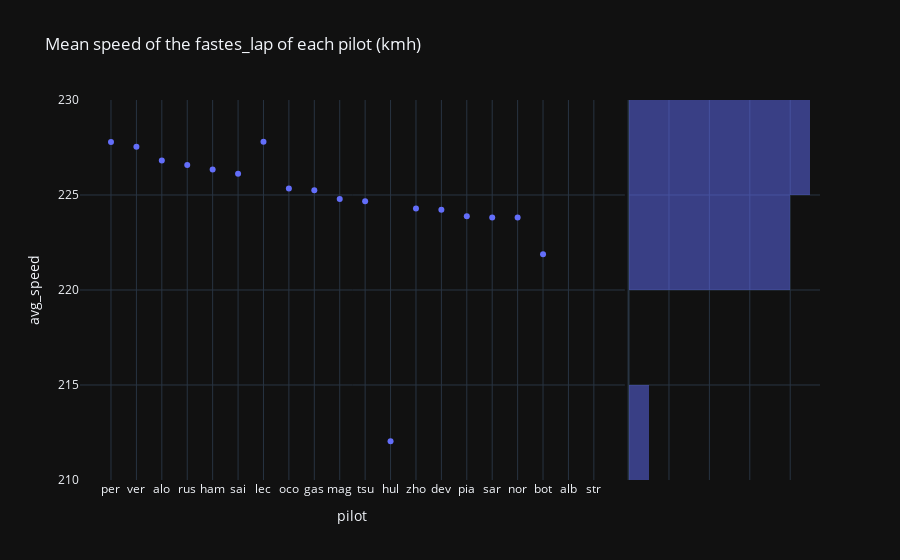

Notebook source saved alongside this figure:
### Code cell
px.scatter(last_gp, x="pilot", y="avg_speed", title="Mean speed of the fastes_lap of each pilot (kmh)", marginal_y="histogram", template="plotly_dark")

### Figure 1 — Plotly figure (JSON) as saved in the notebook; plotly's stock layout.template omitted (floating-point values rounded to 4 significant figures)
{"data": [{"hovertemplate": "pilot=%{x}<br>avg_speed=%{y}<extra></extra>", "legendgroup": "", "marker": {"color": "#636efa", "symbol": "circle"}, "mode": "markers", "name": "", "orientation": "v", "showlegend": false, "type": "scatter", "x": ["per", "ver", "alo", "rus", "ham", "sai", "lec", "oco", "gas", "mag", "tsu", "hul", "zho", "dev", "pia", "sar", "nor", "bot", "alb", "str"], "xaxis": "x", "y": [227.8, 227.5, 226.8, 226.6, 226.3, 226.1, 227.8, 225.3, 225.3, 224.8, 224.7, 212.0, 224.3, 224.2, 223.9, 223.8, 223.8, 221.9, null, null], "yaxis": "y"}, {"alignmentgroup": "True", "bingroup": "y", "hovertemplate": "avg_speed=%{y}<br>count=%{x}<extra></extra>", "legendgroup": "", "marker": {"color": "#636efa"}, "name": "", "offsetgroup": "", "opacity": 0.5, "showlegend": false, "type": "histogram", "xaxis": "x2", "y": [227.8, 227.5, 226.8, 226.6, 226.3, 226.1, 227.8, 225.3, 225.3, 224.8, 224.7, 212.0, 224.3, 224.2, 223.9, 223.8, 223.8, 221.9, null, null], "yaxis": "y2"}], "layout": {"barmode": "overlay", "legend": {"tracegroupgap": 0}, "title": {"text": "Mean speed of the fastes_lap of each pilot (kmh)"}, "xaxis": {"anchor": "y", "domain": [0, 0.7363], "title": {"text": "pilot"}}, "xaxis2": {"anchor": "y2", "domain": [0.7413, 1], "matches": "x2", "showgrid": true, "showline": false, "showticklabels": false, "ticks": ""}, "yaxis": {"anchor": "x", "domain": [0, 1], "title": {"text": "avg_speed"}}, "yaxis2": {"anchor": "x2", "domain": [0, 1], "matches": "y", "showgrid": true, "showticklabels": false}}}
